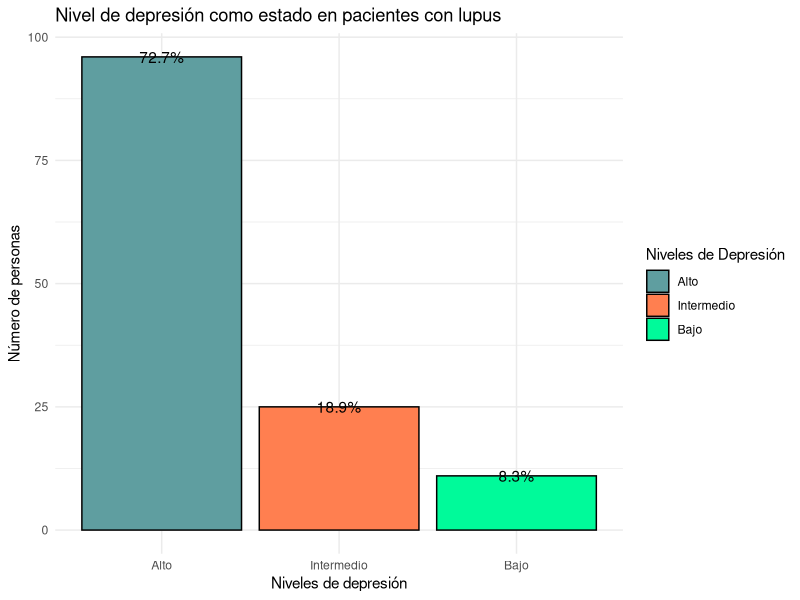
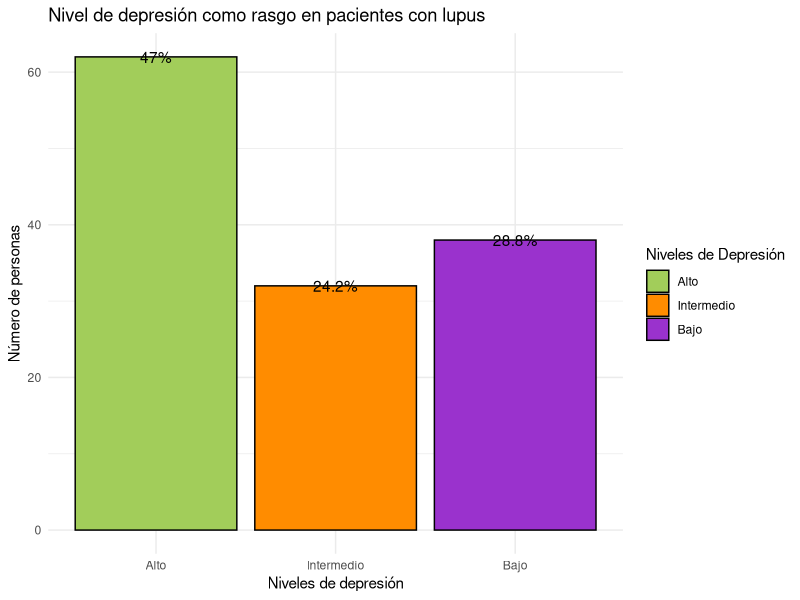
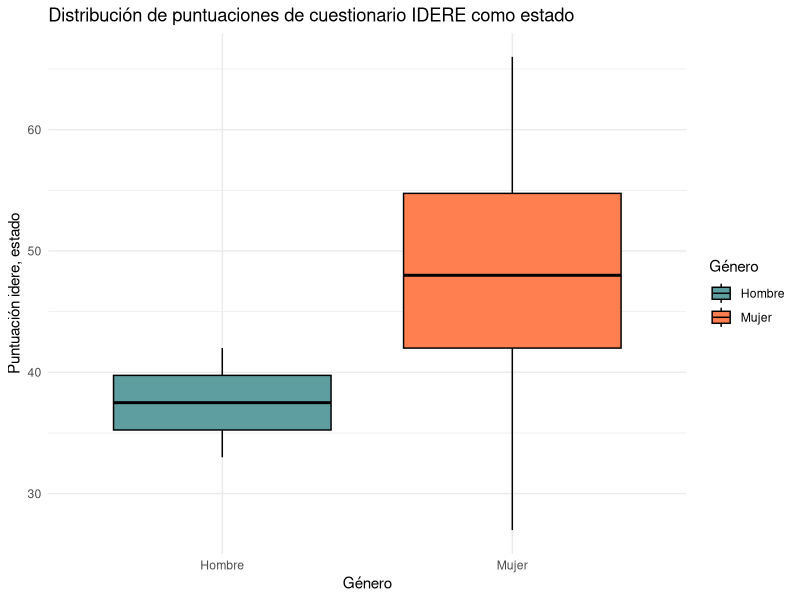
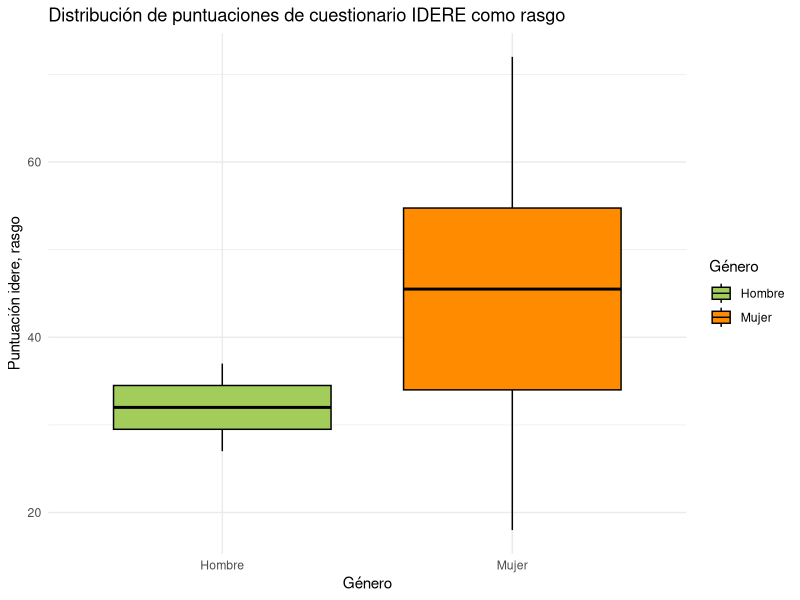
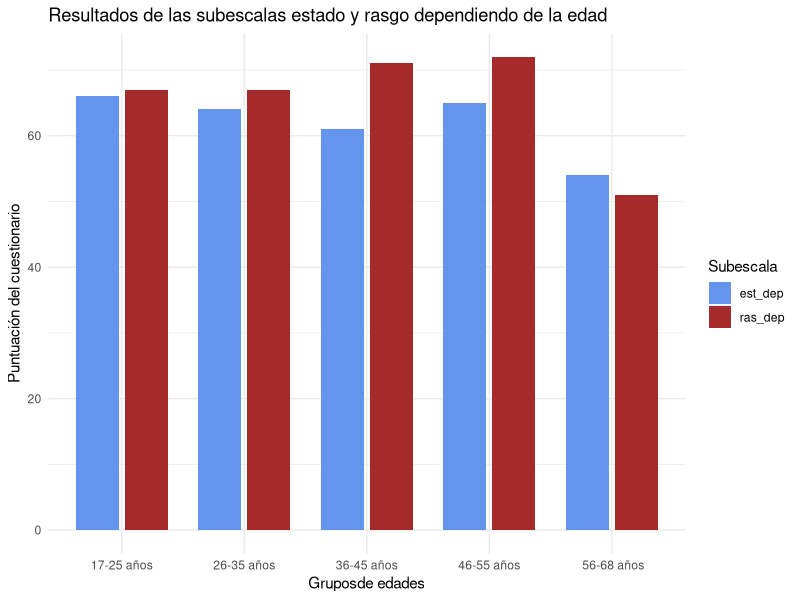
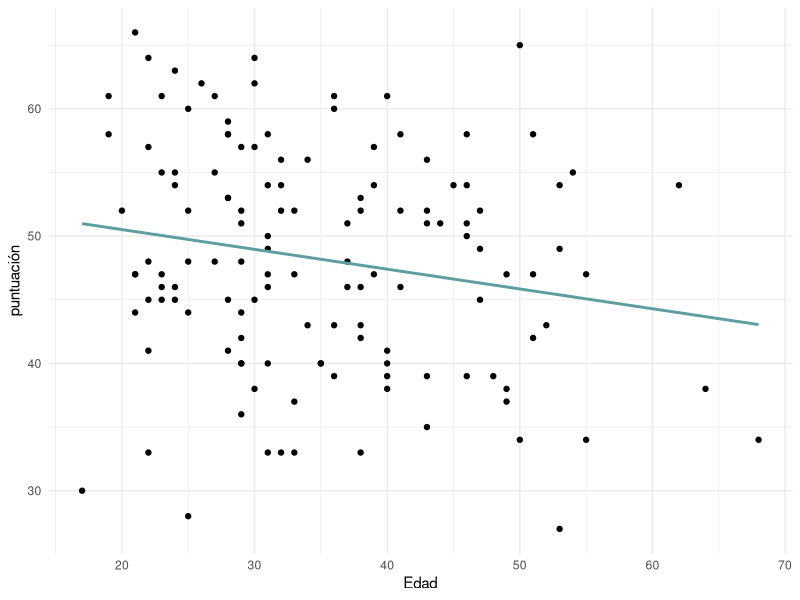
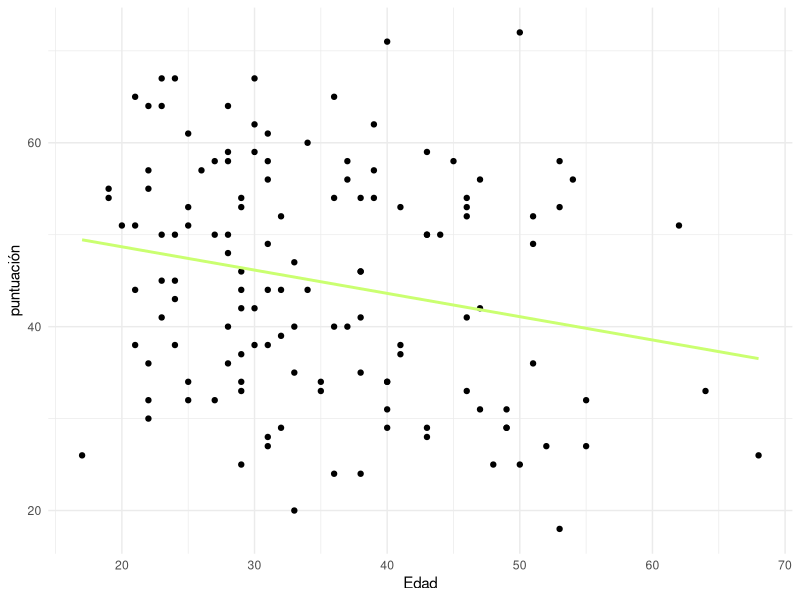

Recreate these plots in R, in order.
# Visualización de datos del cuestionario Idere
# Ailín Malagón Silva
# Fecha: 18-06-2024
# Este script ejecuta los gráficos de frecuencia,box plot, gráfica de barras  y dispesión para el cuestionario idere 
# del registro mexicano de pacientes con Lupus, utilizando como input basa_idere.csv y dando como output idere.optimizado
# Input Dir 
indir = "C:/Users/ailinmalagonsilva/Desktop/viernes_bioinfo_UNAM/idere.optimizado/data"
#Output Dir
outdir = "C:/Users/ailinmalagonsilva/Desktop/viernes_bioinfo_UNAM/idere.optimizado"
# Cargar input/data set
idere_base<- read.csv("data/Base_idere.csv")

# instalación de paquetes
install.packages("ggplot2")
installed.packages("tidyverse")
install.packages("patchwork")

# Librerias
library(ggplot2)
library(tidyverse)
library(patchwork)

#### Limpieza de datos ####

#Omitir sex___2 (Debido a que contiene la misma información que sex___1 pero presentada de manera distinta) 
idere_base <- idere_base %>%
  select(-sex___2)

#Renombrar la columa sex_1 a Género y la columna edad 
colnames(idere_base)[colnames(idere_base) == "sex___1"] <- "gender"
colnames(idere_base)[colnames(idere_base) == "calculated_age"] <- "age"

#Convetir de la columna "gender" los valores de 0 & 1 a hombre y mujer y luego a factor 
idere_base <- idere_base %>%
  mutate(gender = case_when(
    gender == 1 ~ "Mujer",
    gender == 0 ~ "Hombre"
  ),
  gender = as.factor(gender)
  ) 
# quitar NA de las puntuaciones del cuestinario 
 idere_base <- idere_base %>%
  filter(!is.na(est_dep) & !is.na(ras_dep))

# Cambiar la columna  niv_dep_est & niv_dep_ras los valores de 1,2,3 a bajo,intermedio & alto
#Convertir ambas columnas a fcatores

idere_base <- idere_base %>%
  mutate( 
    niv_dep_est = case_when (
      niv_dep_est == 1 ~ "Bajo",
      niv_dep_est == 2 ~ "Intermedio",
      niv_dep_est == 3 ~ "Alto"
      ),
    niv_dep_ras = case_when(
      niv_dep_ras == 1 ~ "Bajo",
      niv_dep_ras == 2 ~ "Intermedio",
      niv_dep_ras == 3 ~ "Alto"
      ),
    niv_dep_est = factor(niv_dep_est, levels = c("Alto", "Intermedio", "Bajo")),
    niv_dep_ras = factor(niv_dep_ras, levels = c("Alto", "Intermedio", "Bajo"))
    )
 

# Filtrado final de personas que no siguen las siguientes condiciones :  
# NA en edad | NA en lupus | Si son controles no se consideran tampoco 

idere_filtered <- idere_base %>%
  mutate(
    lupus = if_else(lupus == 1, lupus, NA_real_)
  ) %>%
  filter(!is.na(age) & !is.na(lupus) & !is.na(niv_dep_est) & ( age != 0 ))
 
#### Gráfico 1 ####

#Gráficos de barras con frecuencias y porcentajes 

# Calcular frecuencias y porcentajes de la subescala estado
conteo_est <- idere_filtered  %>%
  group_by(niv_dep_est) %>%
  count() %>%
  ungroup() %>%
  mutate( porcentaje = `n`/ sum(`n`)* 100)
 
# Gráfico de barras subescala estado

Paleta <- c("cadetblue","coral","mediumspringgreen")

ggplot(conteo_est, aes(x = niv_dep_est, y = n,  fill = niv_dep_est)) +
  geom_bar(color = "black", stat = "identity") +
  geom_text(aes(label = paste0(round(porcentaje,1),"%"))) +
  labs( title = "Nivel de depresión como estado en pacientes con lupus",
        x = "Niveles de depresión",
        y = "Número de personas",
        fill = "Niveles de Depresión" 
  ) +
  theme_minimal() +
  scale_fill_manual(values = Paleta)

# Calcular  frecuencias y porcentajes de la subescala rasgo
conteo_ras <- idere_filtered  %>%
  group_by(niv_dep_ras) %>%
  count() %>%
  ungroup() %>%
  mutate( porcentaje = `n`/ sum(`n`)* 100)
# Gráfico de barras subescala rasgo
Paleta2 <- c("darkolivegreen3","darkorange","darkorchid3")

ggplot(conteo_ras, aes(x = niv_dep_ras, y = n,  fill = niv_dep_ras)) +
  geom_bar(color = "black", stat = "identity") +
  geom_text(aes(label = paste0(round(porcentaje,1),"%"))) +
  labs( title = "Nivel de depresión como rasgo en pacientes con lupus",
        x = "Niveles de depresión",
        y = "Número de personas",
        fill = "Niveles de Depresión" 
  ) +
  theme_minimal() +
  scale_fill_manual(values = Paleta2)

#### Gráfico 2 ####
#Gráficos de box plot para estado-depresión 

ggplot(idere_filtered, aes(x = gender, y = est_dep, fill = gender)) +
  geom_boxplot(color = "black", outlier.colour = "red", outlier.shape = 16) +
  labs(x = "Género", y = "Puntuación idere, estado", fill = "Género") +
  ggtitle("Distribución de puntuaciones de cuestionario IDERE como estado") +
  theme_minimal() +  scale_fill_manual(values = Paleta)

#Gráfico de box plot para rasgo-depresión 

ggplot(idere_filtered, aes(x = gender, y = ras_dep, fill = gender)) +
  geom_boxplot(color = "black", outlier.colour = "red", outlier.shape = 16) +
  labs(x = "Género", y = "Puntuación idere, rasgo", fill = "Género") +
  ggtitle("Distribución de puntuaciones de cuestionario IDERE como rasgo") +
  theme_minimal() +  scale_fill_manual(values = Paleta2)


# juntar los  2 gráficos en una sola imagen 

       #(box_est | box_rasgo) + plot_layout(ncol = 2)

### Gráfico 3 ####

#Gráficos de barras  X = rangos de edades | Y = puntuación de ambas subescalas ( estado / rasgo )

# Creación de rangos de edades 
age_range <- idere_filtered %>% 
     mutate(RangoEdad = cut(age, breaks = c(17, 25, 35, 45, 55,68),
     labels = c("17-25 años", "26-35 años", "36-45 años", "46-55 años"," 56-68 años"),
     include.lowest = TRUE))
# Cambio de formato ancho a largo
age_range_longer <- age_range %>%
  pivot_longer(cols = c(est_dep, ras_dep), 
               names_to = "Subescala", 
               values_to = "Puntuacion")

# Gráfico

Paleta3 <- c("cornflowerblue", "brown")

ggplot(age_range_longer,aes (x = RangoEdad, y = Puntuacion, fill = Subescala)) +
  geom_col(position = position_dodge(width = 0.8), width = 0.7) +
  labs( x ="Gruposde edades", y = "Puntuación del cuestionario") +
  ggtitle("Resultados de las subescalas estado y rasgo dependiendo de la edad") +
  theme_minimal()+
  scale_fill_manual(values = Paleta3)

#### Gráfico 4 ####

# Gráfico de dispersión para la puntuación de subescala estado
ggplot(idere_filtered, aes(x = age, y = est_dep)) +
  geom_point() +                               
  geom_smooth(method = "lm", se = FALSE, color ="cadetblue" ) +     
  labs(x = "Edad", y = "puntuación") + 
  theme_minimal()  
# Gráfico de dispersión para la puntuación de subescala rango
ggplot(idere_filtered, aes(x = age, y = ras_dep)) +
  geom_point() +                              
  geom_smooth(method = "lm", se = FALSE, color = "darkolivegreen1") +     
  labs(x = "Edad", y = "puntuación") +  
  theme_minimal() 


### Multiple linear regresion ### (PENDIENTE)

# modelo de regresión lineal para puntuación estado depresión 
           # lm(data = age_range, est_dep ~ RangoEdad*gender)

### visualización de la interacción por el género en la puntuación del cuestionario ###

         #interaction.plot(x.factor = age_range$RangoEdad,
         #                 trace.factor = age_range$gender,
         #                response = age_range$est_dep,
         #                fun = mean)


#guardar mis variables 

save(idere_base, idere_filtered, conteo_ras, conteo_est, age_range, age_range_longer, file = "data/data_idere_optimizada.RData")
write.csv(idere_filtered, file = "data/filtrada_base_idere.csv", row.names = FALSE)



                
                
